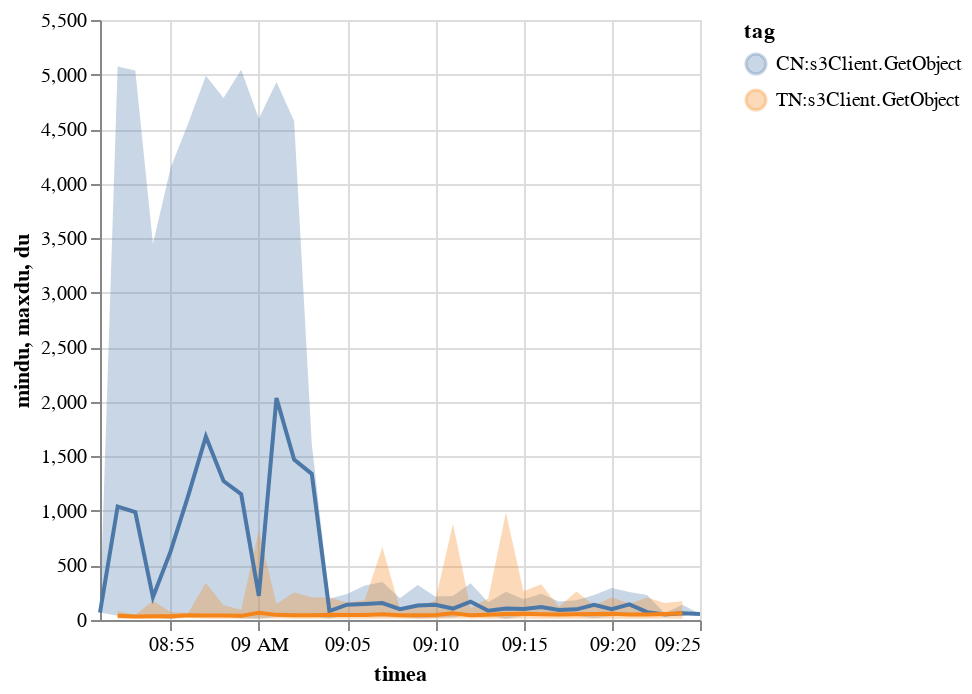

Write notebook code for a chart like this one.
### Code cell
area = alt.Chart(tmp).mark_area(opacity=0.3, color='#57A44C').encode(
    x='timea:T',
    y='mindu:Q',
    y2='maxdu:Q',
    color='tag:N'
)
area + line

### Figure 1 — Vega-Lite specification as saved in the notebook (floating-point values rounded to 4 significant figures)
{"config": {"view": {"continuousWidth": 300, "continuousHeight": 300}}, "layer": [{"mark": {"type": "area", "color": "#57A44C", "opacity": 0.3}, "encoding": {"color": {"field": "tag", "type": "nominal"}, "x": {"field": "timea", "type": "temporal"}, "y": {"field": "mindu", "type": "quantitative"}, "y2": {"field": "maxdu"}}}, {"mark": {"type": "line"}, "encoding": {"color": {"field": "tag", "type": "nominal"}, "x": {"field": "timea", "type": "temporal"}, "y": {"field": "du", "type": "quantitative"}}}], "data": {"name": "data-ae84063cee4d9641ff34bbcd9bbb3ec0"}, "$schema": "https://vega.github.io/schema/vega-lite/v5.8.0.json", "datasets": {"data-ae84063cee4d9641ff34bbcd9bbb3ec0": [{"tag": "CN:s3Client.GetObject", "timea": "2023-09-12 08:51:00", "cnt": 1, "mindu": 68.26, "du": 68.26, "maxdu": 68.26, "sz": 1803}, {"tag": "CN:s3Client.GetObject", "timea": "2023-09-12 08:52:00", "cnt": 26, "mindu": 39.47, "du": 1040.0, "maxdu": 5074.0, "sz": 12071488}, {"tag": "CN:s3Client.GetObject", "timea": "2023-09-12 08:53:00", "cnt": 24, "mindu": 34.96, "du": 989.9, "maxdu": 5036.0, "sz": 13031354}, {"tag": "CN:s3Client.GetObject", "timea": "2023-09-12 08:54:00", "cnt": 26, "mindu": 22.81, "du": 209.9, "maxdu": 3446.0, "sz": 8925277}, {"tag": "CN:s3Client.GetObject", "timea": "2023-09-12 08:55:00", "cnt": 130, "mindu": 10.22, "du": 628.6, "maxdu": 4143.0, "sz": 23364276}, {"tag": "CN:s3Client.GetObject", "timea": "2023-09-12 08:56:00", "cnt": 15, "mindu": 33.8, "du": 1139.0, "maxdu": 4552.0, "sz": 6697038}, {"tag": "CN:s3Client.GetObject", "timea": "2023-09-12 08:57:00", "cnt": 20, "mindu": 39.3, "du": 1682.0, "maxdu": 4988.0, "sz": 6159011}, {"tag": "CN:s3Client.GetObject", "timea": "2023-09-12 08:58:00", "cnt": 12, "mindu": 41.47, "du": 1274.0, "maxdu": 4784.0, "sz": 3441689}, {"tag": "CN:s3Client.GetObject", "timea": "2023-09-12 08:59:00", "cnt": 15, "mindu": 16.54, "du": 1154.0, "maxdu": 5044.0, "sz": 2169294}, {"tag": "CN:s3Client.GetObject", "timea": "2023-09-12 09:00:00", "cnt": 79, "mindu": 11.01, "du": 220.7, "maxdu": 4596.0, "sz": 10827536}, {"tag": "CN:s3Client.GetObject", "timea": "2023-09-12 09:01:00", "cnt": 5, "mindu": 27.84, "du": 2035.0, "maxdu": 4932.0, "sz": 749498}, {"tag": "CN:s3Client.GetObject", "timea": "2023-09-12 09:02:00", "cnt": 16, "mindu": 36.25, "du": 1471.0, "maxdu": 4574.0, "sz": 423847}, {"tag": "CN:s3Client.GetObject", "timea": "2023-09-12 09:03:00", "cnt": 6, "mindu": 28.68, "du": 1340.0, "maxdu": 1613.0, "sz": 12705}, {"tag": "CN:s3Client.GetObject", "timea": "2023-09-12 09:04:00", "cnt": 28, "mindu": 13.63, "du": 82.4, "maxdu": 195.3, "sz": 5938282}, {"tag": "CN:s3Client.GetObject", "timea": "2023-09-12 09:05:00", "cnt": 29, "mindu": 41.54, "du": 139.9, "maxdu": 238.7, "sz": 9475356}, {"tag": "CN:s3Client.GetObject", "timea": "2023-09-12 09:06:00", "cnt": 35, "mindu": 40.81, "du": 147.1, "maxdu": 315.3, "sz": 2982518}, {"tag": "CN:s3Client.GetObject", "timea": "2023-09-12 09:07:00", "cnt": 32, "mindu": 33.88, "du": 155.6, "maxdu": 349.2, "sz": 6066621}, {"tag": "CN:s3Client.GetObject", "timea": "2023-09-12 09:08:00", "cnt": 45, "mindu": 26.55, "du": 98.74, "maxdu": 199.4, "sz": 188052}, {"tag": "CN:s3Client.GetObject", "timea": "2023-09-12 09:09:00", "cnt": 79, "mindu": 14.93, "du": 133.0, "maxdu": 321.1, "sz": 13590888}, {"tag": "CN:s3Client.GetObject", "timea": "2023-09-12 09:10:00", "cnt": 41, "mindu": 20.08, "du": 139.4, "maxdu": 214.5, "sz": 9394433}, {"tag": "CN:s3Client.GetObject", "timea": "2023-09-12 09:11:00", "cnt": 216, "mindu": 24.03, "du": 104.7, "maxdu": 219.0, "sz": 25811560}, {"tag": "CN:s3Client.GetObject", "timea": "2023-09-12 09:12:00", "cnt": 43, "mindu": 49.67, "du": 168.1, "maxdu": 336.5, "sz": 8736485}, {"tag": "CN:s3Client.GetObject", "timea": "2023-09-12 09:13:00", "cnt": 71, "mindu": 44.3, "du": 84.77, "maxdu": 163.8, "sz": 3218201}, {"tag": "CN:s3Client.GetObject", "timea": "2023-09-12 09:14:00", "cnt": 62, "mindu": 12.4, "du": 104.9, "maxdu": 259.6, "sz": 5186687}, {"tag": "CN:s3Client.GetObject", "timea": "2023-09-12 09:15:00", "cnt": 57, "mindu": 37.79, "du": 101.7, "maxdu": 189.8, "sz": 5171238}, {"tag": "CN:s3Client.GetObject", "timea": "2023-09-12 09:16:00", "cnt": 63, "mindu": 37.07, "du": 119.0, "maxdu": 239.5, "sz": 3079203}, {"tag": "CN:s3Client.GetObject", "timea": "2023-09-12 09:17:00", "cnt": 60, "mindu": 34.48, "du": 91.0, "maxdu": 170.0, "sz": 8276947}, {"tag": "CN:s3Client.GetObject", "timea": "2023-09-12 09:18:00", "cnt": 67, "mindu": 36.28, "du": 97.96, "maxdu": 179.9, "sz": 7442064}, {"tag": "CN:s3Client.GetObject", "timea": "2023-09-12 09:19:00", "cnt": 53, "mindu": 18.03, "du": 139.7, "maxdu": 229.3, "sz": 72609}, {"tag": "CN:s3Client.GetObject", "timea": "2023-09-12 09:20:00", "cnt": 92, "mindu": 34.36, "du": 98.95, "maxdu": 292.6, "sz": 14469459}, {"tag": "CN:s3Client.GetObject", "timea": "2023-09-12 09:21:00", "cnt": 57, "mindu": 42.99, "du": 143.0, "maxdu": 256.6, "sz": 7513463}, {"tag": "CN:s3Client.GetObject", "timea": "2023-09-12 09:22:00", "cnt": 26, "mindu": 40.54, "du": 71.96, "maxdu": 228.9, "sz": 625041}, {"tag": "CN:s3Client.GetObject", "timea": "2023-09-12 09:23:00", "cnt": 15, "mindu": 42.78, "du": 50.88, "maxdu": 61.61, "sz": 20804}, {"tag": "CN:s3Client.GetObject", "timea": "2023-09-12 09:24:00", "cnt": 20, "mindu": 40.11, "du": 61.78, "maxdu": 139.0, "sz": 23762}, {"tag": "CN:s3Client.GetObject", "timea": "2023-09-12 09:25:00", "cnt": 1, "mindu": 55.62, "du": 55.62, "maxdu": 55.62, "sz": 314}, {"tag": "TN:s3Client.GetObject", "timea": "2023-09-12 08:52:00", "cnt": 24, "mindu": 12.52, "du": 38.27, "maxdu": 81.26, "sz": 786802}, {"tag": "TN:s3Client.GetObject", "timea": "2023-09-12 08:53:00", "cnt": 12, "mindu": 12.03, "du": 32.46, "maxdu": 46.47, "sz": 18528}, {"tag": "TN:s3Client.GetObject", "timea": "2023-09-12 08:54:00", "cnt": 40, "mindu": 11.8, "du": 35.04, "maxdu": 176.9, "sz": 659485}, {"tag": "TN:s3Client.GetObject", "timea": "2023-09-12 08:55:00", "cnt": 54, "mindu": 9.219, "du": 34.08, "maxdu": 74.09, "sz": 4366152}, {"tag": "TN:s3Client.GetObject", "timea": "2023-09-12 08:56:00", "cnt": 30, "mindu": 17.42, "du": 42.74, "maxdu": 63.17, "sz": 22684397}, {"tag": "TN:s3Client.GetObject", "timea": "2023-09-12 08:57:00", "cnt": 1176, "mindu": 10.78, "du": 41.64, "maxdu": 340.2, "sz": 68185766}, {"tag": "TN:s3Client.GetObject", "timea": "2023-09-12 08:58:00", "cnt": 91, "mindu": 11.62, "du": 40.57, "maxdu": 134.5, "sz": 32604099}, {"tag": "TN:s3Client.GetObject", "timea": "2023-09-12 08:59:00", "cnt": 59, "mindu": 10.56, "du": 38.08, "maxdu": 94.53, "sz": 32241408}, {"tag": "TN:s3Client.GetObject", "timea": "2023-09-12 09:00:00", "cnt": 54, "mindu": 12.68, "du": 67.18, "maxdu": 816.6, "sz": 35850877}, {"tag": "TN:s3Client.GetObject", "timea": "2023-09-12 09:01:00", "cnt": 67, "mindu": 14.16, "du": 47.05, "maxdu": 147.1, "sz": 159534382}, {"tag": "TN:s3Client.GetObject", "timea": "2023-09-12 09:02:00", "cnt": 1339, "mindu": 11.27, "du": 43.16, "maxdu": 252.8, "sz": 123449369}, {"tag": "TN:s3Client.GetObject", "timea": "2023-09-12 09:03:00", "cnt": 172, "mindu": 11.62, "du": 43.86, "maxdu": 208.2, "sz": 18715401}, {"tag": "TN:s3Client.GetObject", "timea": "2023-09-12 09:04:00", "cnt": 144, "mindu": 11.6, "du": 48.92, "maxdu": 206.0, "sz": 162615639}, {"tag": "TN:s3Client.GetObject", "timea": "2023-09-12 09:05:00", "cnt": 108, "mindu": 11.85, "du": 46.45, "maxdu": 160.8, "sz": 27946159}, {"tag": "TN:s3Client.GetObject", "timea": "2023-09-12 09:06:00", "cnt": 563, "mindu": 10.87, "du": 45.58, "maxdu": 181.9, "sz": 43603147}, {"tag": "TN:s3Client.GetObject", "timea": "2023-09-12 09:07:00", "cnt": 278, "mindu": 11.74, "du": 53.33, "maxdu": 668.6, "sz": 102101533}, {"tag": "TN:s3Client.GetObject", "timea": "2023-09-12 09:08:00", "cnt": 141, "mindu": 11.74, "du": 43.09, "maxdu": 97.99, "sz": 63156658}, {"tag": "TN:s3Client.GetObject", "timea": "2023-09-12 09:09:00", "cnt": 119, "mindu": 9.159, "du": 42.74, "maxdu": 126.9, "sz": 17912938}, {"tag": "TN:s3Client.GetObject", "timea": "2023-09-12 09:10:00", "cnt": 110, "mindu": 11.83, "du": 45.37, "maxdu": 175.8, "sz": 57895764}, {"tag": "TN:s3Client.GetObject", "timea": "2023-09-12 09:11:00", "cnt": 66, "mindu": 12.86, "du": 61.48, "maxdu": 882.5, "sz": 12166161}, {"tag": "TN:s3Client.GetObject", "timea": "2023-09-12 09:12:00", "cnt": 133, "mindu": 12.87, "du": 43.12, "maxdu": 106.7, "sz": 35172512}, {"tag": "TN:s3Client.GetObject", "timea": "2023-09-12 09:13:00", "cnt": 190, "mindu": 12.52, "du": 47.63, "maxdu": 197.2, "sz": 139453069}, {"tag": "TN:s3Client.GetObject", "timea": "2023-09-12 09:14:00", "cnt": 120, "mindu": 11.93, "du": 53.96, "maxdu": 986.3, "sz": 43977064}, {"tag": "TN:s3Client.GetObject", "timea": "2023-09-12 09:15:00", "cnt": 114, "mindu": 14.22, "du": 56.39, "maxdu": 263.1, "sz": 71080674}, {"tag": "TN:s3Client.GetObject", "timea": "2023-09-12 09:16:00", "cnt": 135, "mindu": 12.13, "du": 53.17, "maxdu": 328.0, "sz": 79629056}, {"tag": "TN:s3Client.GetObject", "timea": "2023-09-12 09:17:00", "cnt": 145, "mindu": 12.09, "du": 50.6, "maxdu": 120.8, "sz": 90716297}, {"tag": "TN:s3Client.GetObject", "timea": "2023-09-12 09:18:00", "cnt": 201, "mindu": 11.18, "du": 52.6, "maxdu": 260.7, "sz": 160024333}, {"tag": "TN:s3Client.GetObject", "timea": "2023-09-12 09:19:00", "cnt": 93, "mindu": 11.38, "du": 54.02, "maxdu": 133.8, "sz": 18539444}, {"tag": "TN:s3Client.GetObject", "timea": "2023-09-12 09:20:00", "cnt": 169, "mindu": 10.43, "du": 56.98, "maxdu": 207.8, "sz": 60955586}, {"tag": "TN:s3Client.GetObject", "timea": "2023-09-12 09:21:00", "cnt": 126, "mindu": 12.09, "du": 50.66, "maxdu": 147.9, "sz": 54728550}, {"tag": "TN:s3Client.GetObject", "timea": "2023-09-12 09:22:00", "cnt": 64, "mindu": 11.69, "du": 51.4, "maxdu": 206.1, "sz": 13223969}, {"tag": "TN:s3Client.GetObject", "timea": "2023-09-12 09:23:00", "cnt": 42, "mindu": 14.29, "du": 55.43, "maxdu": 156.8, "sz": 4920513}, {"tag": "TN:s3Client.GetObject", "timea": "2023-09-12 09:24:00", "cnt": 32, "mindu": 12.1, "du": 62.92, "maxdu": 171.8, "sz": 3565455}]}}
